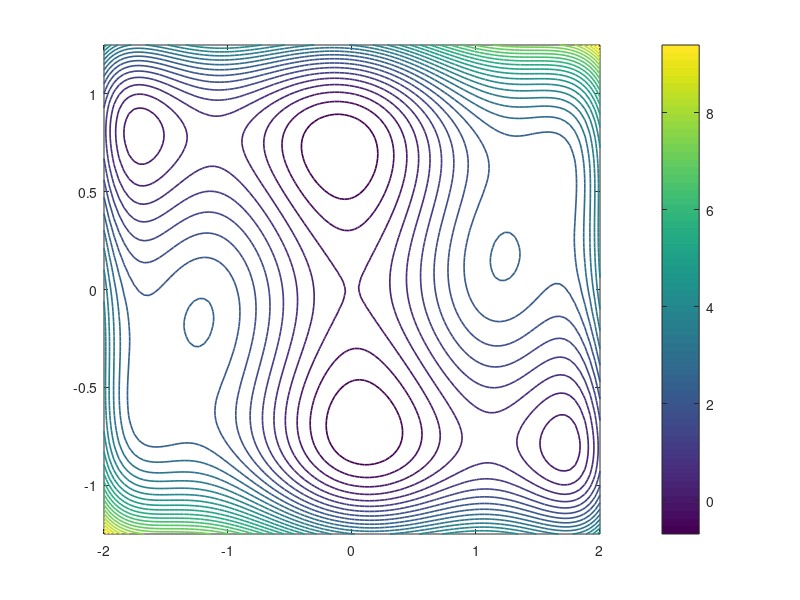

The MATLAB script that drew this image: (Note: this script raises an error after producing the figure.)
%% The Dixon-Szego function in 2D optimisation
% Jari Fowkes and Nick Trefethen, November 2010

%%
% (Chebfun example opt/DixonSzego.m)
% [Tags: #optimization, #2D, #MIN2]
  
%% 1. 1D Chebfun solution
% The Chebfun example "The Rosenbrock function in 2D optimization"
% shows how Chebfun can be used to minimize a function of two variables
% over a rectangle.  The present example is adapted from that one, and simply
% considers another function investigated by Dixon and Szego in 1975:
f = @(x,y) (4-2.1*x.^2+ x.^4/3).*x.^2 + x.*y + 4*(y.^2-1).*y.^2;

%%
% Over the rectangle $[-2,2] \times [-1.25,1.25]$, the function looks like this:
LW = 'linewidth'; FS = 'fontsize'; MS = 'markersize';
x = linspace(-2,2); y = linspace(-1.25,1.25);
[xx,yy] = meshgrid(x,y); ff = f(xx,yy);
figure, contour(x,y,ff,30,LW,1.2), colorbar
axis([-2 2 -1.25 1.25]), hold on

%%
% Here is Chebfun code taken from [opt/Rosenbrock](../opt/Rosenbrock.html) to
% find the minimum and plot the point where it is attained. (The minimum is
% actually achieved at two points, because of symmetry, but Chebfun does not
% detect this.)
tic
fminx0 = @(x0) min(chebfun(@(y) f(x0,y),[-1.25 1.25]));
fminx = chebfun(fminx0,[-2 2],'vectorize','splitting','on');
[minf,minx] = min(fminx)
[minf,miny] = min(chebfun(@(y) f(minx,y), [-1 3]))
toc
plot(minx,miny,'.k',MS,20)

%% 2. Chebfun2 solution
% The above discussion was state-of-the-art Chebfun in 2010, but later it
% became more convenient and faster to solve such a problem with Chebfun2, as
% shown in the Chebfun example "The Rosenbrock function in 2D optimization
% (revisited)".  Let us do likewise for this Dixon-Szego example. We can
% simply write
tic
F = chebfun2(f,[-2,2,-1.25,1.25]);
[minf,minx] = min2(F)
toc

%%
% And here is a plot.  Chebfun2 has made an arbitrary choice between the two
% equal global minima.
hold off
contour(F,30,LW,1.2), colorbar, axis([-2 2 -1.25 1.25])
hold on, plot(minx(1),minx(2),'.k',MS,20)

%%
% Reference:
%
% [1] L. C. W. Dixon and G. P. Szego,
% The global optimization problem: an introduction, in
% L. C. W. Dixon and G. P. Szego (eds.),
% Towards Global Optimisation 2, North-Holland, Amsterdam 1978,
% pp. 1-15.
